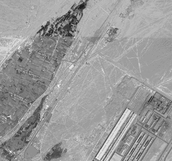
#> input picture RefImg/RefImg_0.bmp, 172 x 161 px, shrunk from 371 x 347 before the run
$ jupyter execute demo.ipynb   (shell and % lines are left out)   (older library calls are emulated)
#> lines starting #> are read from the running program, lines starting #| are printed output that depends on the picture
[cell 1]
import cv2
import numpy as np
import matplotlib.pyplot as plt

from skimage.color import rgb2gray
from skimage import io
from PIL import Image, ImageEnhance
from skimage.exposure import match_histograms

# 预处理工作

## 读取图像

[cell 2]
idx = 0
I = io.imread(f'RefImg/RefImg_{idx}.bmp').astype('uint8')
#> I is the input picture: shape (161, 172); min 27, max 251, mean 153.7
J = io.imread(f'RealImg/RealImg_{idx}.bmp').astype('uint8')
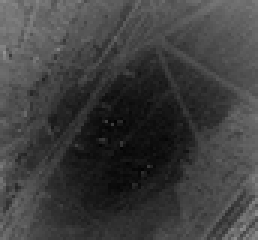
#> input picture RealImg/RealImg_0.bmp, 86 x 80 px, shrunk from 185 x 173 before the run (shown 3 times larger)
#> J is the input picture: shape (80, 86); min 3, max 147, mean 62.3
original_I = I.copy()
original_J = J.copy()

h1, w1 = I.shape
#> h1 = 161; w1 = 172
h2, w2 = J.shape
#> h2 = 80; w2 = 86

## 可视化图像和直方图
这里可以看出，两张图片的直方图分布差异很大

[cell 3]
fig = plt.figure(figsize=(10, 10))
fig.add_subplot(2,2,1)
plt.imshow(I, cmap='gray')
plt.title("Reference Image")
fig.add_subplot(2,2,2)
plt.imshow(J, cmap='gray')
plt.title("Real Image")
fig.add_subplot(2,2,3)
plt.hist(I.ravel())
plt.title("Reference Image")
fig.add_subplot(2,2,4)
plt.hist(J.ravel())
plt.title("Real Image")
plt.show()
#> figure, not shown here; panel 3: tallest bar 11197 high, from x = 161.4 to 183.8; panel 4: tallest bar 1290 high, from x = 75 to 89.4

## 直方图匹配
将图像`J`的直方图匹配至图像`I`，发现直方图匹配后整张图片都平滑了，边缘特征不够明显

[cell 4]
# 直方图匹配函数
J = match_histograms(original_J, I, multichannel=False).astype('uint8')
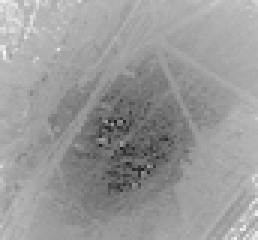
#> J: shape (80, 86) (shown 3 times larger); min 32, max 251, mean 153.2

fig=plt.figure(figsize=(10, 10))
fig.add_subplot(2,2,1)
plt.imshow(I, cmap='gray')
plt.title("Reference Image")
fig.add_subplot(2,2,2)
plt.imshow(J, cmap='gray')
plt.title("Real Image")
fig.add_subplot(2,2,3)
plt.hist(I.ravel())
plt.title("Reference Image")
fig.add_subplot(2,2,4)
plt.hist(J.ravel())
plt.title("Real Image")
plt.show()
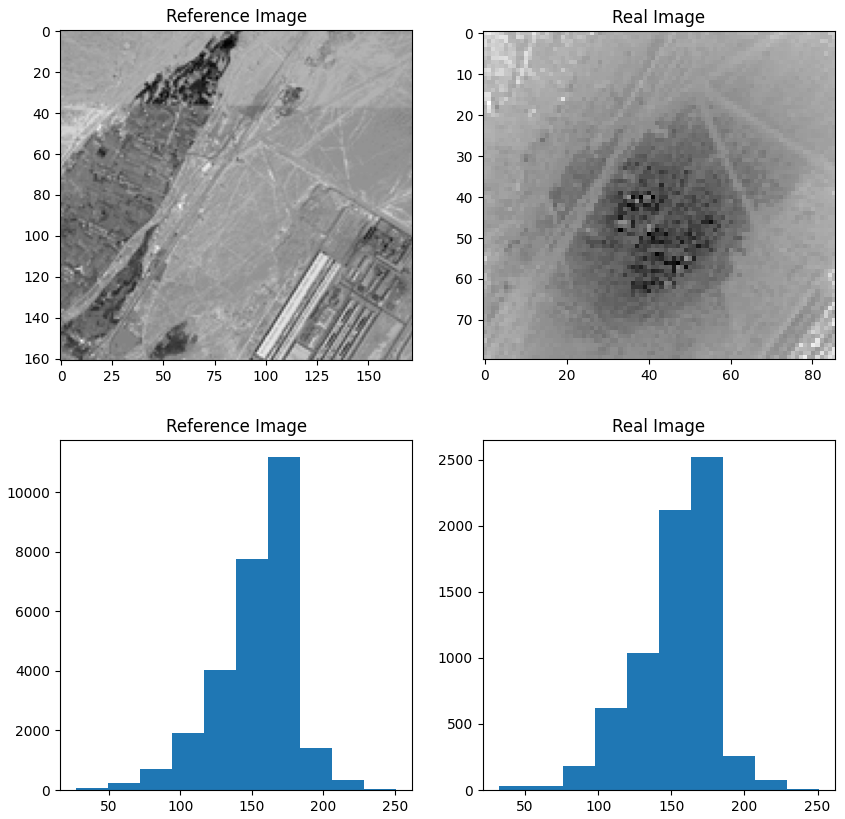
#> figure drawn by matplotlib, 4 panels; panel 3: tallest bar 11197 high, from x = 161.4 to 183.8; panel 4: tallest bar 2522 high, from x = 163.4 to 185.3

## 图像增强（亮度增强）
发现实时图像亮度较暗，使用图像增强技术放大像素点，在保持图像亮度的同时保留边缘特征

[cell 5]
# 图像亮度增强1.8倍
J = ImageEnhance.Brightness(Image.fromarray(original_J)).enhance(1.8)
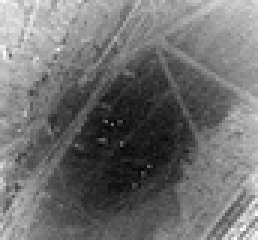
#> J: PIL image 86x80 L (shown 3 times larger); min 5, max 255, mean 111.8
J = np.asarray(J)

fig = plt.figure(figsize=(10, 10))
fig.add_subplot(2,2,1)
plt.imshow(I, cmap='gray')
plt.title("Reference Image")
fig.add_subplot(2,2,2)
plt.imshow(J, cmap='gray')
plt.title("Real Image")
fig.add_subplot(2,2,3)
plt.hist(I.ravel())
plt.title("Reference Image")
fig.add_subplot(2,2,4)
plt.hist(J.ravel())
plt.title("Real Image")
plt.show()
#> figure, not shown here; panel 3: tallest bar 11197 high, from x = 161.4 to 183.8; panel 4: tallest bar 1259 high, from x = 130 to 155

# 图像配准辅助函数
下列函数是用于图像配准的可视化工具函数

[cell 6]
def ImageRegistration(I, J, dx, dy):
    """
    图像配准，给定偏移量，将两张图像合成

    Arguments:
    -----------
    I: 输入的基准图像
    J：实时图像（待配准）
    dx：实时图像在基准图像 （高度）Y 轴上的偏移
    dy：实时图像在基准图像 （宽度）X 轴上的偏移

    Returns:
    -----------
    配准后的图像

    """
    h1, w1 = I.shape
    h2, w2 = J.shape
    img = I.copy()
    img[dx: min(dx+h2, h1), dy:min(dy+w2, w1)] = J[:min(h2, h1-dx), :min(w2, w1-dy)]
    return img

def plot(I, J, dx, dy):
    """
    显示四张图像
    1. 参考图像
    2. 实时图像
    3. 参考图像中与实时图像配准部分的图像
    4. 配准后的图像

    Arguments:
    -----------
    I: 输入的基准图像
    J：实时图像（待配准）
    dx：实时图像在基准图像 （高度）Y 轴上的偏移
    dy：实时图像在基准图像 （宽度）X 轴上的偏移


    """
    h1, w1 = I.shape
    h2, w2 = J.shape
    img = ImageRegistration(I, J, dx, dy)
    fig = plt.figure(figsize=(30,30))
    fig.add_subplot(1,4,1)
    plt.imshow(I, cmap='gray')
    plt.title("Reference Image", fontsize=30)
    fig.add_subplot(1,4,2)
    plt.imshow(J, cmap='gray')
    plt.title("Real Image", fontsize=30)
    fig.add_subplot(1,4,3)
    plt.imshow(I[dx:dx+h2, dy:dy+w2], cmap='gray')
    plt.title("Selected Part of Reference Image", fontsize=30)
    fig.add_subplot(1,4,4)
    plt.imshow(img, cmap='gray')
    plt.title("Registered Image", fontsize=30)
    plt.tight_layout()

# 基于像素点的配准

## 根据互信息熵 (MI) 进行配准
信息熵
$$
H(x)= - \sum_{x=1}^{N}\mbox p(x)log p(x)
$$
其中，$x$为像素值，$N$为像素值的数目（一般为255）

联合熵
$$
H(x, y)= - \sum_{x,y} \mbox p(x,y)log p(x,y)
$$

互信息熵
$$
MI(x,y) = H(x) + H(y) - H(x,y)
$$

[cell 7]
EPS = np.finfo(float).eps

def mutual_information_2d(x, y, sigma=1, normalized=False):
    # 联合分布概率
    jh = np.histogram2d(x, y, bins=(256, 256))[0]

    jh = jh + EPS
    sh = np.sum(jh)
    jh = jh / sh
    s1 = np.sum(jh, axis=0).reshape((-1, 256))
    s2 = np.sum(jh, axis=1).reshape((256, -1))

    # NOTE: 因为前面计算信息熵的时候没有取负，因此下面的计算公式与原公式相反
    if normalized:
        # NMI(x,y) = (H(x)HE(y))/H(x,y)
        mi = ((np.sum(s1 * np.log(s1)) + np.sum(s2 * np.log(s2))) / np.sum(jh * np.log(jh))) - 1
    else:
        # MI(x,y) = H(x)+H(y)-H(x,y)
        mi = np.sum(jh * np.log(jh)) - np.sum(s1 * np.log(s1)) - np.sum(s2 * np.log(s2))

    return mi

### 计算互信息熵
为参考图像 `I` 中的每一部分与实时图像 `J` 进行互信息熵计算

[cell 8]
max_mi = 0.
for i in range(h1-h2):
    for j in range(w1-w2):
        K = I[i:i+h2, j:j+w2]
        mi = mutual_information_2d(J.ravel(), K.ravel())
        if mi > max_mi:
            dx = i
            dy = j
            max_mi = mi
#> this loop made 81 passes
#> pass 1, in mutual_information_2d, `jh = np.histogram2d(x, y, bins=(256, 256))[0]`:
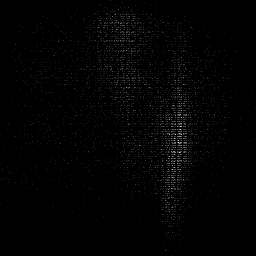
#> jh: shape (256, 256) float64; min 0, max 10, mean 0.105; drawn with min black and max white
#> pass 1, in mutual_information_2d (call 2), `jh = np.histogram2d(x, y, bins=(256, 256))[0]`:
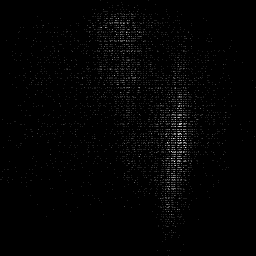
#> jh: shape (256, 256) float64; min 0, max 8, mean 0.105; drawn with min black and max white

### 可视化配准结果

可以看到结果很差，这是因为两张图片在像素点上的差异就非常之大

[cell 9]
plot(I, original_J, dx, dy)

## 根据欧氏距离进行配准

### 计算欧氏距离
为参考图像 `I` 中的每一部分与实时图像 `J` 进行互信息熵计算
欧氏距离
$$
D = \sqrt{(x^2+y^2)}
$$

[cell 10]
max_D = 0.
for i in range(h1-h2):
    for j in range(w1-w2):
        K = I[i:i+h2, j:j+w2]
        D = np.square(J - K).sum()
        if D > max_D:
            dx = i
            dy = j
            max_D = D

### 可视化配准结果
类似的，效果也不好

[cell 11]
plot(I, original_J, dx, dy)
#> call 2 of ImageRegistration, with dx = 13, dy = 2
#> in ImageRegistration (call 2), `img[dx: min(dx+h2, h1), dy:min(dy+w2, w1)] = J[:min(h2, h1-dx), :min(w..`:
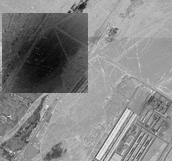
#> img: shape (161, 172); min 3, max 246, mean 132.8

# 基于点特征的配准

## SIFT 算法

尺度不变特征转换(Scale-invariant feature transform或SIFT)是一种计算机视觉的算法用来侦测与描述影像中的局部性特征，它在空间尺度中寻找极值点，并提取出其位置、尺度、旋转不变量。
其应用范围包含物体辨识、机器人地图感知与导航、影像缝合、3D模型建立、手势辨识、影像追踪和动作比对。

SIFT算法分解为如下四步：
+ 尺度空间极值检测：搜索所有尺度上的图像位置。通过高斯微分函数来识别潜在的对于尺度和旋转不变的兴趣点。
+ 关键点定位：在每个候选的位置上，通过一个拟合精细的模型来确定位置和尺度。关键点的选择依据于它们的稳定程度。
+ 方向确定：基于图像局部的梯度方向，分配给每个关键点位置一个或多个方向。所有后面的对图像数据的操作都相对于关键点的方向、尺度和位置进行变换，从而提供对于这些变换的不变性。
+ 关键点描述：在每个关键点周围的邻域内，在选定的尺度上测量图像局部的梯度。这些梯度被变换成一种表示，这种表示允许比较大的局部形状的变形和光照变化。

[cell 12]
# SIFT 算法
sift = cv2.xfeatures2d.SIFT_create()
# sift = cv2.xfeatures2d.SURF_create()
# sift = cv2.ORB_create()

# 算法分成了两步，第一步特征提取，第二步计算描述符
keypoints_I, descriptors_I= sift.detectAndCompute(I, None)
keypoints_J, descriptors_J = sift.detectAndCompute(J, None)

### 关键点可视化

[cell 13]
fig = plt.figure(figsize=(10,10))
fig.add_subplot(1,2,1)
img = cv2.drawKeypoints(I, keypoints_I, None, flags=cv2.DRAW_MATCHES_FLAGS_DRAW_RICH_KEYPOINTS)#绘制关键点
#> img: shape (161, 172, 3)
plt.imshow(img, 'gray')
fig.add_subplot(1,2,2)
img = cv2.drawKeypoints(J, keypoints_J, None, flags=cv2.DRAW_MATCHES_FLAGS_DRAW_RICH_KEYPOINTS)#绘制关键点
#> img: shape (80, 86, 3)
plt.imshow(img, 'gray')

### 暴力搜索和最近邻匹配（K=2）
对于`J`中的每个特征点匹配得到`I`中最近的两个邻居后，根据以下原则选取较优匹配：
+ 该点与最近邻居的距离小于该点与第二近邻居距离的$\alpha$倍

[cell 14]
# [4 lines of commented-out code are left out]

bf = cv2.BFMatcher(crossCheck=False)
matches = bf.knnMatch(descriptors_I, descriptors_J, k=2)

good = []
for m, n in matches:
    if m.distance < 0.825*n.distance:
        good.append([m])

### 匹配点可视化

[cell 15]
imMatches = cv2.drawMatchesKnn(I, keypoints_I, J, keypoints_J, good, None, flags=2)
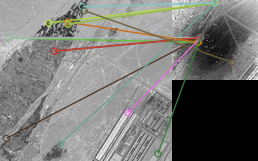
#> imMatches: shape (161, 258, 3); mean of channels 0, 1, 2 120.4, 120.5, 117.7; drawn as R, G, B

plt.figure(figsize = (10, 10))
ax = plt.gca()
ax.xaxis.set_ticks_position('top')
ax.set_xlim(1, imMatches.shape[1])
ax.yaxis.set_ticks_position('left')
ax.set_ylim(imMatches.shape[0],1)
ax.imshow(imMatches)

### 计算偏移量

[cell 16]
# 获取匹配良好的特征点坐标
points1 = np.zeros((len(good), 2), dtype=np.float32)
points2 = np.zeros((len(good), 2), dtype=np.float32)

for i, match in enumerate(good):
    points1[i, :] = keypoints_I[match[0].queryIdx].pt
    points2[i, :] = keypoints_J[match[0].trainIdx].pt
#> this loop made 14 passes

# 根据坐标相差的平均值计算偏移量
dx, dy = (points1-points2).mean(0).astype('uint8')
print('使用均值计算的偏移量', dy, dx)
#| 使用均值计算的偏移量 32 28

# 根据坐标相差的平均值计算偏移量
# 在这之前先去掉最大值和最小值以避免偏差点
x, y = (points1-points2).T
x.sort(), y.sort()
k1, k2 = 1, 1
dxx, dyy = x[k1:-k1].mean().astype('int'),  y[k2:-k2].mean().astype('int')
print('使用去偏均值计算的偏移量', dyy, dxx)
#| 使用去偏均值计算的偏移量 30 24

### 图像配准可视化

[cell 17]
# 使用均值计算的偏移量
plot(I, original_J, dx, dy)
# 使用去偏均值计算的偏移量
plot(I, original_J, dxx, dyy)
#> call 4 of ImageRegistration, with dx = 24, dy = 30
#> in ImageRegistration (call 4), `img[dx: min(dx+h2, h1), dy:min(dy+w2, w1)] = J[:min(h2, h1-dx), :min(w..`:
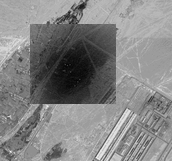
#> img: shape (161, 172); min 3, max 246, mean 131.6
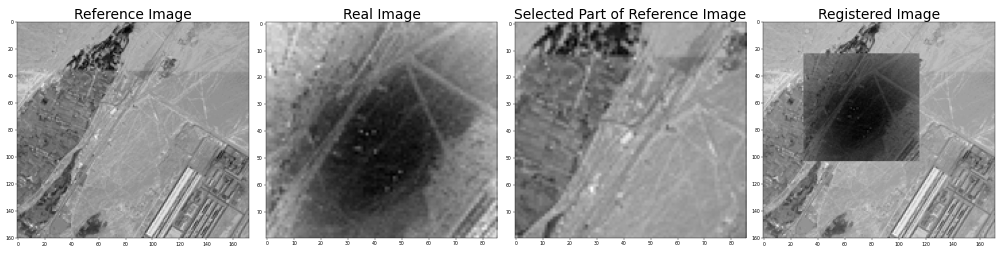
#> figure drawn by matplotlib, 4 panels
